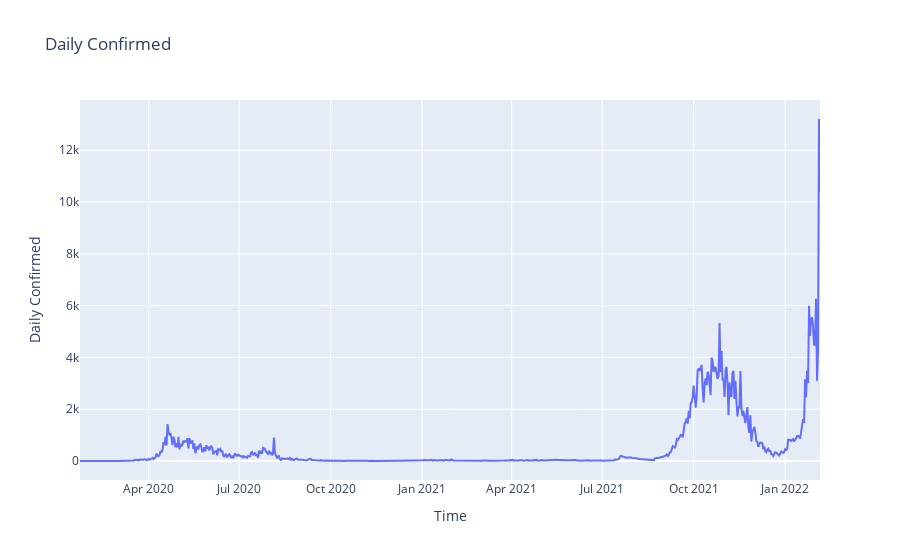

Notebook code for this chart:
### Code cell
sp="Covid-19SG.csv"
SP=pd.read_csv(sp)

print(SP.head())
print(SP.dtypes)
SP['TrueDate']=(pd.to_datetime(SP['Date'].astype(str), format='%Y/%m/%d'))
print(SP.head())
print(SP.dtypes)

SPfig1 = go.Figure()
SPfig1.add_trace(go.Scatter(x=SP["TrueDate"], y=SP["Daily Confirmed"],
                            mode='lines',
                            name='Daily Confirmed'))
SPfig1.update_layout(
    title='Daily Confirmed',
    yaxis_title='Daily Confirmed',
    xaxis_title='Time')

### Figure 1 — Plotly figure (JSON) as saved in the notebook; plotly's stock layout.template omitted (floating-point values rounded to 4 significant figures; data arrays with more than 128 entries replaced by an {"elided": "..."} marker saying what was removed)
{"data": [{"mode": "lines", "name": "Daily Confirmed", "type": "scatter", "x": {"elided": "999 str values"}, "y": {"elided": "999 int values"}}], "layout": {"title": {"text": "Daily Confirmed"}, "xaxis": {"title": {"text": "Time"}}, "yaxis": {"title": {"text": "Daily Confirmed"}}}}
